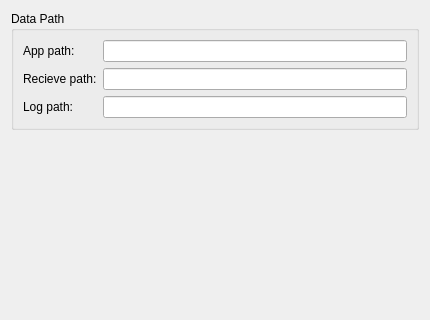
<?xml version="1.0" encoding="UTF-8"?>
<ui version="4.0">
 <class>FolderConfigPage</class>
 <widget class="QWidget" name="FolderConfigPage">
  <property name="geometry">
   <rect>
    <x>0</x>
    <y>0</y>
    <width>430</width>
    <height>320</height>
   </rect>
  </property>
  <property name="windowTitle">
   <string>Form</string>
  </property>
  <layout class="QGridLayout" name="gridLayout_4">
   <item row="0" column="0">
    <widget class="QGroupBox" name="groupBox">
     <property name="minimumSize">
      <size>
       <width>0</width>
       <height>0</height>
      </size>
     </property>
     <property name="title">
      <string>Data Path</string>
     </property>
     <layout class="QGridLayout" name="gridLayout_2">
      <item row="0" column="0">
       <layout class="QGridLayout" name="gridLayout_3">
        <item row="0" column="0">
         <layout class="QGridLayout" name="gridLayout">
          <item row="0" column="0">
           <widget class="QLabel" name="label_3">
            <property name="text">
             <string>App path:</string>
            </property>
           </widget>
          </item>
          <item row="0" column="1">
           <widget class="QLineEdit" name="appPathEdit">
            <property name="readOnly">
             <bool>true</bool>
            </property>
           </widget>
          </item>
          <item row="1" column="0">
           <widget class="QLabel" name="label">
            <property name="text">
             <string>Recieve path:</string>
            </property>
           </widget>
          </item>
          <item row="1" column="1">
           <widget class="QLineEdit" name="recievePathEdit">
            <property name="readOnly">
             <bool>true</bool>
            </property>
           </widget>
          </item>
          <item row="2" column="0">
           <widget class="QLabel" name="label_2">
            <property name="text">
             <string>Log path:</string>
            </property>
           </widget>
          </item>
          <item row="2" column="1">
           <widget class="QLineEdit" name="logPathEdit">
            <property name="readOnly">
             <bool>true</bool>
            </property>
           </widget>
          </item>
         </layout>
        </item>
       </layout>
      </item>
     </layout>
    </widget>
   </item>
   <item row="1" column="0">
    <spacer name="verticalSpacer">
     <property name="orientation">
      <enum>Qt::Vertical</enum>
     </property>
     <property name="sizeHint" stdset="0">
      <size>
       <width>20</width>
       <height>40</height>
      </size>
     </property>
    </spacer>
   </item>
  </layout>
 </widget>
 <resources/>
 <connections/>
</ui>
